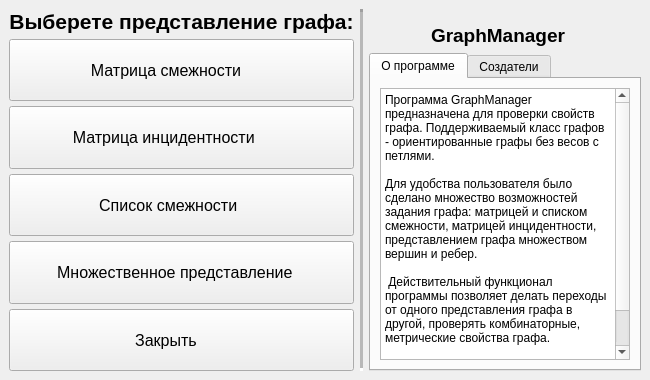
<?xml version="1.0" encoding="UTF-8"?>
<ui version="4.0">
 <class>MainWindow</class>
 <widget class="QMainWindow" name="MainWindow">
  <property name="geometry">
   <rect>
    <x>0</x>
    <y>0</y>
    <width>650</width>
    <height>380</height>
   </rect>
  </property>
  <property name="windowTitle">
   <string>GraphManager</string>
  </property>
  <property name="windowIcon">
   <iconset theme="theme" resource="resources.qrc">
    <normaloff>:/resourses/graph.png</normaloff>:/resourses/graph.png</iconset>
  </property>
  <widget class="QWidget" name="centralwidget">
   <layout class="QGridLayout" name="gridLayout">
    <item row="1" column="2">
     <layout class="QVBoxLayout" name="verticalLayout_3">
      <item>
       <layout class="QHBoxLayout" name="horizontalLayout">
        <property name="spacing">
         <number>6</number>
        </property>
        <property name="topMargin">
         <number>15</number>
        </property>
        <item>
         <spacer name="horizontalSpacer">
          <property name="orientation">
           <enum>Qt::Horizontal</enum>
          </property>
          <property name="sizeHint" stdset="0">
           <size>
            <width>40</width>
            <height>20</height>
           </size>
          </property>
         </spacer>
        </item>
        <item>
         <widget class="QLabel" name="label_2">
          <property name="font">
           <font>
            <pointsize>14</pointsize>
            <weight>75</weight>
            <bold>true</bold>
            <underline>false</underline>
           </font>
          </property>
          <property name="text">
           <string>GraphManager</string>
          </property>
         </widget>
        </item>
        <item>
         <widget class="QLabel" name="label_3">
          <property name="text">
           <string/>
          </property>
          <property name="pixmap">
           <pixmap resource="resources.qrc">:/resourses/graph (2).png</pixmap>
          </property>
          <property name="alignment">
           <set>Qt::AlignCenter</set>
          </property>
         </widget>
        </item>
        <item>
         <spacer name="horizontalSpacer_2">
          <property name="orientation">
           <enum>Qt::Horizontal</enum>
          </property>
          <property name="sizeHint" stdset="0">
           <size>
            <width>40</width>
            <height>20</height>
           </size>
          </property>
         </spacer>
        </item>
       </layout>
      </item>
      <item>
       <widget class="QTabWidget" name="tabWidget">
        <property name="currentIndex">
         <number>0</number>
        </property>
        <widget class="QWidget" name="tab_3">
         <attribute name="title">
          <string>О программе</string>
         </attribute>
         <layout class="QGridLayout" name="gridLayout_2">
          <item row="0" column="0">
           <widget class="QPlainTextEdit" name="plainTextEdit">
            <property name="readOnly">
             <bool>true</bool>
            </property>
            <property name="plainText">
             <string>Программа GraphManager предназначена для проверки свойств графа. Поддерживаемый класс графов - ориентированные графы без весов с петлями. 

Для удобства пользователя было сделано множество возможностей задания графа: матрицей и списком смежности, матрицей инцидентности, представлением графа множеством вершин и ребер.

 Действительный функционал программы позволяет делать переходы от одного представления графа в другой, проверять комбинаторные, метрические свойства графа.

почта проекта: vovanbotan22@gmail.com</string>
            </property>
           </widget>
          </item>
         </layout>
        </widget>
        <widget class="QWidget" name="tab_4">
         <attribute name="title">
          <string>Создатели</string>
         </attribute>
         <layout class="QGridLayout" name="gridLayout_3">
          <item row="0" column="1">
           <widget class="QPlainTextEdit" name="plainTextEdit_2">
            <property name="frameShape">
             <enum>QFrame::StyledPanel</enum>
            </property>
            <property name="readOnly">
             <bool>true</bool>
            </property>
            <property name="plainText">
             <string>
Анна Сидорова (github: Laitielly) - тимлид, написание алгоритмов, тостер, имеет сертификат отчисления.

Илья Антонов (github: antonov1lya) - технический директор, написание алгоритмов и структуры программы, соединение дочерних файлов, объединение графики с библиотекой и девятирукий бандит.

Владимир Мартыненко (github: Vladimir226) - графический интерфейс, объединение графики с библиотекой, написание парсеров, программирование логики окон и просто Вован ботан.

Владислав Будилин (github: vabudilin) - написание алгоритмов и начальник левой тройки ижэка.</string>
            </property>
            <property name="overwriteMode">
             <bool>false</bool>
            </property>
            <property name="backgroundVisible">
             <bool>false</bool>
            </property>
            <property name="centerOnScroll">
             <bool>false</bool>
            </property>
           </widget>
          </item>
         </layout>
        </widget>
       </widget>
      </item>
     </layout>
    </item>
    <item row="1" column="0">
     <layout class="QVBoxLayout" name="verticalLayout_2">
      <item>
       <layout class="QVBoxLayout" name="verticalLayout">
        <property name="spacing">
         <number>5</number>
        </property>
        <property name="sizeConstraint">
         <enum>QLayout::SetDefaultConstraint</enum>
        </property>
        <property name="leftMargin">
         <number>0</number>
        </property>
        <property name="topMargin">
         <number>0</number>
        </property>
        <item>
         <widget class="QLabel" name="label">
          <property name="sizePolicy">
           <sizepolicy hsizetype="Preferred" vsizetype="Minimum">
            <horstretch>0</horstretch>
            <verstretch>0</verstretch>
           </sizepolicy>
          </property>
          <property name="font">
           <font>
            <pointsize>16</pointsize>
            <weight>75</weight>
            <bold>true</bold>
            <underline>false</underline>
           </font>
          </property>
          <property name="layoutDirection">
           <enum>Qt::LeftToRight</enum>
          </property>
          <property name="autoFillBackground">
           <bool>false</bool>
          </property>
          <property name="text">
           <string>Выберете представление графа:</string>
          </property>
          <property name="textFormat">
           <enum>Qt::PlainText</enum>
          </property>
          <property name="scaledContents">
           <bool>true</bool>
          </property>
          <property name="alignment">
           <set>Qt::AlignCenter</set>
          </property>
         </widget>
        </item>
        <item>
         <widget class="QPushButton" name="btn_matrix_adjacency">
          <property name="sizePolicy">
           <sizepolicy hsizetype="Minimum" vsizetype="Minimum">
            <horstretch>0</horstretch>
            <verstretch>10</verstretch>
           </sizepolicy>
          </property>
          <property name="font">
           <font>
            <pointsize>12</pointsize>
           </font>
          </property>
          <property name="layoutDirection">
           <enum>Qt::LeftToRight</enum>
          </property>
          <property name="text">
           <string>             Матрица смежности                    </string>
          </property>
          <property name="icon">
           <iconset resource="resources.qrc">
            <normaloff>:/resourses/neo.png</normaloff>:/resourses/neo.png</iconset>
          </property>
          <property name="iconSize">
           <size>
            <width>32</width>
            <height>32</height>
           </size>
          </property>
         </widget>
        </item>
        <item>
         <widget class="QPushButton" name="btn_matrix_incid">
          <property name="sizePolicy">
           <sizepolicy hsizetype="Minimum" vsizetype="Minimum">
            <horstretch>0</horstretch>
            <verstretch>10</verstretch>
           </sizepolicy>
          </property>
          <property name="font">
           <font>
            <pointsize>12</pointsize>
           </font>
          </property>
          <property name="layoutDirection">
           <enum>Qt::LeftToRight</enum>
          </property>
          <property name="text">
           <string>         Матрица инцидентности                 </string>
          </property>
          <property name="icon">
           <iconset resource="resources.qrc">
            <normaloff>:/resourses/morpheus.png</normaloff>:/resourses/morpheus.png</iconset>
          </property>
          <property name="iconSize">
           <size>
            <width>32</width>
            <height>32</height>
           </size>
          </property>
          <property name="autoExclusive">
           <bool>false</bool>
          </property>
          <property name="default">
           <bool>false</bool>
          </property>
         </widget>
        </item>
        <item>
         <widget class="QPushButton" name="btn_list_adjacency">
          <property name="sizePolicy">
           <sizepolicy hsizetype="Minimum" vsizetype="Minimum">
            <horstretch>0</horstretch>
            <verstretch>10</verstretch>
           </sizepolicy>
          </property>
          <property name="font">
           <font>
            <pointsize>12</pointsize>
           </font>
          </property>
          <property name="layoutDirection">
           <enum>Qt::LeftToRight</enum>
          </property>
          <property name="text">
           <string>              Список смежности                    </string>
          </property>
          <property name="icon">
           <iconset resource="resources.qrc">
            <normaloff>:/resourses/niobe.png</normaloff>:/resourses/niobe.png</iconset>
          </property>
          <property name="iconSize">
           <size>
            <width>32</width>
            <height>32</height>
           </size>
          </property>
         </widget>
        </item>
        <item>
         <widget class="QPushButton" name="btn_multrepres">
          <property name="sizePolicy">
           <sizepolicy hsizetype="Minimum" vsizetype="Minimum">
            <horstretch>0</horstretch>
            <verstretch>10</verstretch>
           </sizepolicy>
          </property>
          <property name="font">
           <font>
            <pointsize>12</pointsize>
           </font>
          </property>
          <property name="layoutDirection">
           <enum>Qt::LeftToRight</enum>
          </property>
          <property name="text">
           <string>      Множественное представление         </string>
          </property>
          <property name="icon">
           <iconset resource="resources.qrc">
            <normaloff>:/resourses/trinity.png</normaloff>:/resourses/trinity.png</iconset>
          </property>
          <property name="iconSize">
           <size>
            <width>32</width>
            <height>32</height>
           </size>
          </property>
         </widget>
        </item>
        <item>
         <widget class="QPushButton" name="mainExit">
          <property name="sizePolicy">
           <sizepolicy hsizetype="Minimum" vsizetype="Minimum">
            <horstretch>0</horstretch>
            <verstretch>10</verstretch>
           </sizepolicy>
          </property>
          <property name="font">
           <font>
            <pointsize>12</pointsize>
           </font>
          </property>
          <property name="acceptDrops">
           <bool>false</bool>
          </property>
          <property name="layoutDirection">
           <enum>Qt::LeftToRight</enum>
          </property>
          <property name="styleSheet">
           <string notr="true">setStyleSheet (&quot;text-align: left;&quot;)</string>
          </property>
          <property name="text">
           <string>                     Закрыть                            </string>
          </property>
          <property name="icon">
           <iconset resource="resources.qrc">
            <normaloff>:/resourses/closed.png</normaloff>:/resourses/closed.png</iconset>
          </property>
          <property name="iconSize">
           <size>
            <width>32</width>
            <height>32</height>
           </size>
          </property>
         </widget>
        </item>
       </layout>
      </item>
     </layout>
    </item>
    <item row="1" column="1">
     <widget class="Line" name="line">
      <property name="lineWidth">
       <number>3</number>
      </property>
      <property name="midLineWidth">
       <number>3</number>
      </property>
      <property name="orientation">
       <enum>Qt::Vertical</enum>
      </property>
     </widget>
    </item>
   </layout>
  </widget>
 </widget>
 <resources>
  <include location="resources.qrc"/>
 </resources>
 <connections/>
</ui>
